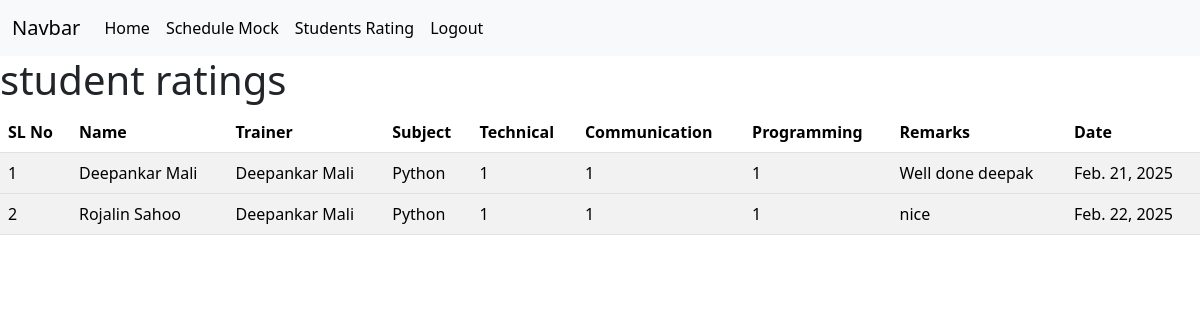
/hr/students_rating/ (signed in), run on the app's committed database.
### hr/models.py (models this page shows, shortened)
class Rating(models.Model):
    subjects = [
        ('Python', 'Python'),
        ('Java', 'Java'),
        ('MERN', 'MERN'),
        ('Django', 'Django'),
        ('WebTech', 'WebTech'),
        ('SQL', 'SQL'),
        ('MongoDB', 'MongoDB'),
        ('Bootstrap', 'Bootstrap'),
    ]
    raatings = [
        ('*', '*'),
        ('1', '1'),
        ('2', '2'),
        ('3', '3'),
    ]
    student = models.ForeignKey(User, on_delete=models.CASCADE, related_name='ratings')
    subject = models.CharField(max_length=50, choices=subjects, default='Python')
    communicating = models.CharField(max_length=50, choices=raatings, default='1')
    technical = models.CharField(max_length=50, choices=raatings, default='1')
    programming = models.CharField(max_length=50, choices=raatings, default='1')
    remarks = models.CharField(max_length=200)
    conducted_by = models.ForeignKey(User, on_delete=models.CASCADE, related_name='by')
    conducted_on = models.DateField(auto_now=True, auto_now_add=False)

### hr/views.py (the view)
    def inner(request, *args, **kwargs):
        hrun = request.session.get('hruser')
        if hrun:
            return func(request, *args, **kwargs)
        return HttpResponseRedirect(reverse('hr_login'))

### hr/views.py (called while the page is built)
def hr_login_required(func):
    def inner(request, *args, **kwargs):
        hrun = request.session.get('hruser')
        if hrun:
            return func(request, *args, **kwargs)
        return HttpResponseRedirect(reverse('hr_login'))
    return inner

@hr_login_required
def students_rating(request):
    std_ratings = Rating.objects.all()
    d = {'std_ratings': std_ratings}
    return render(request, 'hr/students_rating.html', d)

### templates/hr/students_rating.html (shortened to what this page needs)
{% extends "hr/base.html" %}
{% block content %}
  <h1>student ratings</h1>
  {% if std_ratings %}
  <table class="table table-striped">
    <thead>
      <tr>
        <th scope="col">SL No</th>
        <th scope="col">Name</th>
        <th scope="col">Trainer</th>
        <th scope="col">Subject</th>
        <th scope="col">Technical</th>
        <th scope="col">Communication</th>
        <th scope="col">Programming</th>
        <th scope="col">Remarks</th>
        <th scope="col">Date</th>
      </tr>
    </thead>
    {% for rating in std_ratings %}
    <tbody>
      <tr>
        <td>{{forloop.counter}}</td>
        <td>{{rating.student.first_name}} {{rating.student.last_name}}</td>
        <td>{{rating.conducted_by.first_name}} {{rating.conducted_by.last_name}}</td>
        <td>{{rating.subject}}</td>
        <td>{{rating.technical}}</td>
        <td>{{rating.communicating}}</td>
        <td>{{rating.programming}}</td>
        <td>{{rating.remarks}}</td>
        <td>{{rating.conducted_on}}</td>
      </tr>
    </tbody>
    {% endfor %}
  </table>
  {% endif %}
{% endblock content %}

### templates/hr/base.html (shortened to what this page needs)
<!DOCTYPE html>
<html lang="en">
<head>
    <link href="https://cdn.jsdelivr.net/npm/bootstrap@5.3.3/dist/css/bootstrap.min.css" rel="stylesheet">
</head>
<body>
    <nav class="navbar navbar-expand-lg bg-body-tertiary">
        <div class="container-fluid">
          <a class="navbar-brand" href="#">Navbar</a>
          <div class="collapse navbar-collapse" id="navbarNav">
            <ul class="navbar-nav">
              <li class="nav-item">
                <a class="nav-link active" aria-current="page" href="{% url 'hr_home' %}">Home</a>
              </li>
              {% if user.is_authenticated %}
              <li class="nav-item">
                <a class="nav-link active" aria-current="page" href="{% url 'schedule_mock' %}">Schedule Mock</a>
              </li>
              <li class="nav-item">
                <a class="nav-link active" aria-current="page" href="{% url 'students_rating' %}">Students Rating</a>
              </li>
              <li class="nav-item">
                <a class="nav-link active" aria-current="page" href="{% url 'hr_logout' %}">Logout</a>
              </li>
              {% else %}
              <li class="nav-item">
                <a class="nav-link active" aria-current="page" href="{% url 'hr_login' %}">Login</a>
              </li>
              {% endif %}
            </ul>
          </div>
        </div>
      </nav>
      {% block content %}
      {% endblock content %}
</body>
</html>

### data on the page
Rating: student.first_name "Deepankar", student.last_name "Mali", conducted_by.first_name "Deepankar", conducted_by.last_name "Mali", subject "Python", technical "1", communicating "1", programming "1", remarks "Well done deepak", conducted_on "Feb. 21, 2025"
Rating: student.first_name "Rojalin", student.last_name "Sahoo", conducted_by.first_name "Deepankar", conducted_by.last_name "Mali", subject "Python", technical "1", communicating "1", programming "1", remarks "nice", conducted_on "Feb. 22, 2025"
